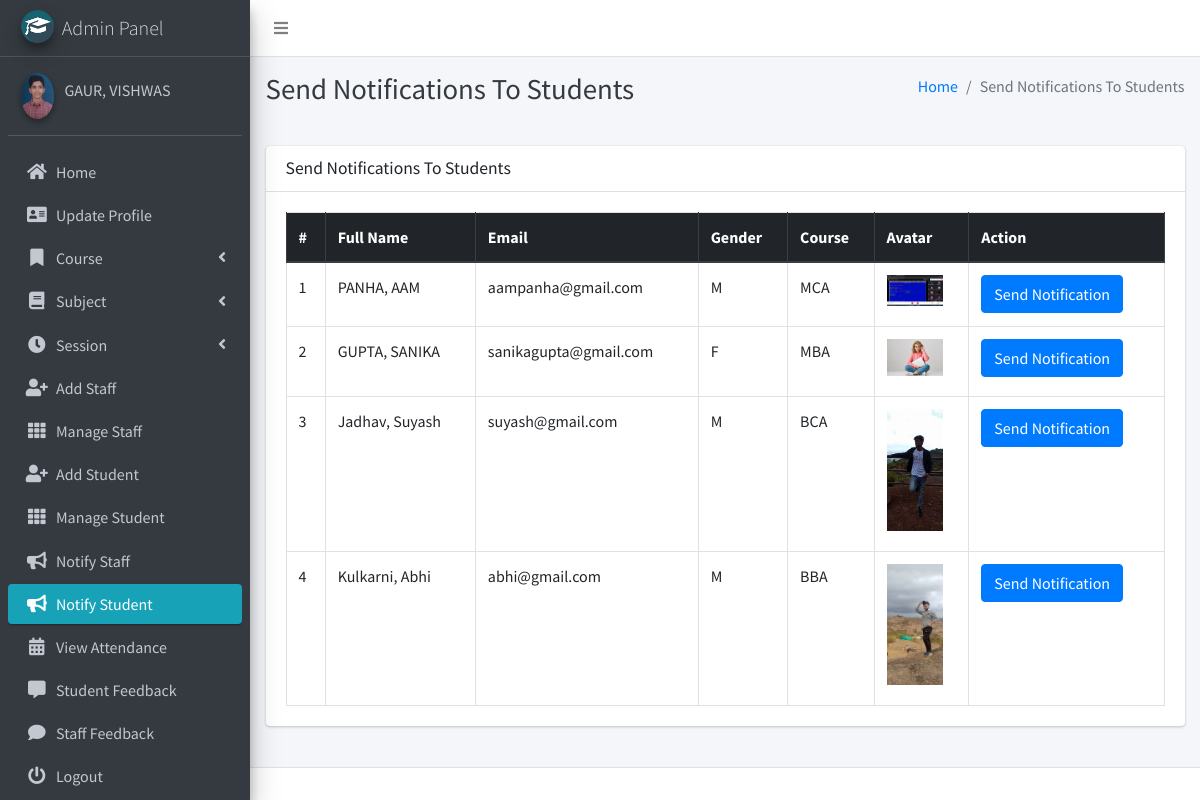
Page /admin_notify_student (signed in) on the committed database.
### main_app/models.py (models this page shows, shortened)
class CustomUser(AbstractUser):
    USER_TYPE = ((1, "HOD"), (2, "Staff"), (3, "Student"))
    GENDER = [("M", "Male"), ("F", "Female")]
    username = None  # Removed username, using email instead
    email = models.EmailField(unique=True)
    user_type = models.CharField(default=1, choices=USER_TYPE, max_length=1)
    gender = models.CharField(max_length=1, choices=GENDER)
    profile_pic = models.ImageField()
    address = models.TextField()
    fcm_token = models.TextField(default="")  # For firebase notifications
    created_at = models.DateTimeField(auto_now_add=True)
    updated_at = models.DateTimeField(auto_now=True)
    USERNAME_FIELD = "email"
    REQUIRED_FIELDS = []
    objects = CustomUserManager()
    def __str__(self):
        return self.last_name + ", " + self.first_name

class Student(models.Model):
    admin = models.OneToOneField(CustomUser, on_delete=models.CASCADE)
    course = models.ForeignKey(Course, on_delete=models.DO_NOTHING, null=True, blank=False)
    session = models.ForeignKey(Session, on_delete=models.DO_NOTHING, null=True)

class Course(models.Model):
    name = models.CharField(max_length=120)
    created_at = models.DateTimeField(auto_now_add=True)
    updated_at = models.DateTimeField(auto_now=True)

### main_app/hod_views.py (the view)
# urls.py: path("admin_notify_student", hod_views.admin_notify_student,
def admin_notify_student(request):
    student = CustomUser.objects.filter(user_type=3)
    context = {
        'page_title': "Send Notifications To Students",
        'students': student
    }
    return render(request, "hod_template/student_notification.html", context)

### main_app/templates/hod_template/student_notification.html (shortened to what this page needs)
{% extends 'main_app/base.html' %}
{% load static %}
{% block page_title %}{{page_title}}{% endblock page_title %}
{% block content %}
<section class="content">
    <div class="container-fluid">
        <div class="row">
            <div class="col-md-12">
                <div class="card">
                    <div class="card-header">
                        <h3 class="card-title">{{page_title}}</h3>
                    </div>
                    <div class="card-body">
                        <table id="example2" class="table table-bordered table-hover">
                            <thead class="thead-dark">
                                <tr>
                                    <th>#</th>
                                    <th>Full Name</th>
                                    <th>Email</th>
                                    <th>Gender</th>
                                    <th>Course</th>
                                    <th>Avatar</th>
                                    <th>Action</th>
                                </tr>
                            </thead>
                            <tbody>
                                {% for student in students %}
                                <tr>
                                    <td>{{ forloop.counter }}</td>
                                    <td>{{student.last_name}}, {{student.first_name}}</td>
                                    <td>{{student.email}}</td>
                                    <td>{{student.gender}}</td>
                                    <td>{{student.student.course.name}}</td>
                                    <td>
                                        {% if student.profile_pic == ""  %}
                                        No Image
                                        {% else %}
                                        <img class="img img-fluid mb-2" height="56" width="56"
                                            src="{{student.profile_pic}}" alt="">
                                        {% endif %}
                                    </td>
                                    <td><button data-toggle = "modal" data-target = "#myModal"class="btn btn-primary show_notification" value="{{student.id}}">Send Notification</button>
                                    </td>
                                </tr>
                                {% endfor %}
                            </tbody>
                        </table>
                    </div>
                </div>
            </div>
        </div>
    </div>
</section>
{% endblock content %}

### main_app/templates/main_app/base.html (shortened to what this page needs)
{% load static %}
<!DOCTYPE html>
<html>
<head>
    <link rel="stylesheet" href="{% static 'plugins/fontawesome-free/css/all.min.css'%} ">
    <link rel="stylesheet" href="https://code.ionicframework.com/ionicons/2.0.1/css/ionicons.min.css">
    <link rel="stylesheet"
        href="{% static 'plugins/tempusdominus-bootstrap-4/css/tempusdominus-bootstrap-4.min.css'%} ">
    <link rel="stylesheet" href="{% static 'plugins/icheck-bootstrap/icheck-bootstrap.min.css'%} ">
    <link rel="stylesheet" href="{% static 'dist/css/adminlte.min.css'%} ">
    <link rel="stylesheet" href="{% static 'plugins/overlayScrollbars/css/OverlayScrollbars.min.css'%} ">
    <link rel="stylesheet" href="{% static 'plugins/daterangepicker/daterangepicker.css'%} ">
</head>
<body class="hold-transition sidebar-mini layout-fixed">
    <div class="wrapper">
        <nav class="main-header navbar navbar-expand navbar-white navbar-light">
            <ul class="navbar-nav">
                <li class="nav-item">
                    <a class="nav-link" data-widget="pushmenu" href="#"><i class="fas fa-bars"></i></a>
                </li>
            </ul>
        </nav>
        {% include "main_app/sidebar_template.html" with user=user %}
        <div class="content-wrapper">
            <div class="content-header">
                <div class="container-fluid">
                    <div class="row mb-2">
                        <div class="col-sm-6">
                            <h1 class="m-0 text-dark">{% block page_title %}{% endblock page_title %}</h1>
                        </div>
                        <div class="col-sm-6">
                            <ol class="breadcrumb float-sm-right">
                                <li class="breadcrumb-item"><a href="#">Home</a></li>
                                <li class="breadcrumb-item active">{{ page_title }}</li>
                            </ol>
                        </div>
                    </div>
                </div>
            </div>
<section class="content">
    <div class="container-fluid">
        <div class="row">
            <div class="col-md-12">
            </div></div></div></section>
            {% block content %}
            {% endblock content %}
        </div>
        {% include "main_app/footer.html" %}
    </div>
</body>
</html>

### main_app/templates/main_app/sidebar_template.html (shortened to what this page needs)
{% load static %}
<aside class="main-sidebar sidebar-dark-info elevation-4">
    {% if request.user.user_type == '1' %}
    <a href="{% url 'admin_home' %}" class="brand-link">
        <img src="{% static 'dist/img/cmsl.png' %} " alt="AdminLTE Logo"
            class="brand-image img-circle elevation-3" >
        <span class="brand-text font-weight-light">Admin Panel</span>
    </a>
    <div class="sidebar">
        <div class="user-panel mt-3 pb-3 mb-3 d-flex">
            <div class="image">
                <img src="{{ request.user.profile_pic}}" class="img-circle elevation-2" alt="User Image">
            </div>
            <div class="info">
                <a href="#" class="d-block">{{user}}</a>
            </div>
        </div>
        <nav class="mt-2">
            <ul class="nav nav-pills nav-sidebar flex-column" data-widget="treeview" role="menu" data-accordion="false">
                <li class="nav-item">
                    {% url 'admin_home' as admin_home %}
                    <a href="{{admin_home}}" class="nav-link {% if admin_home == request.path %} active {% endif %}">
                        <i class="nav-icon fas fa-home"></i>
                        <p>
                            Home
                        </p>
                    </a>
                </li>
                <li class="nav-item">
                    {% url 'admin_view_profile' as admin_view_profile %}
                    <a href="{{admin_view_profile}}"
                        class="nav-link {% if admin_view_profile == request.path %} active {% endif %}">
                        <i class="nav-icon fas fa-address-card"></i>
                        <p>
                            Update Profile
                        </p>
                    </a>
                </li>
                <li class="nav-item has-treeview">
                    <a href="#" class="nav-link">
                        <i class="nav-icon fas fa-bookmark"></i>
                        <p>
                            Course
                            <i class="fas fa-angle-left right"></i>
                        </p>
                    </a>
                </li>
                <li class="nav-item has-treeview">
                    <a href="#" class="nav-link">
                        <i class="nav-icon fas fa-book"></i>
                        <p>
                            Subject
                            <i class="fas fa-angle-left right"></i>
                        </p>
                    </a>
                </li>
                <li class="nav-item has-treeview">
                    <a href="#" class="nav-link">
                        <i class="nav-icon fas fa-clock"></i>
                        <p>
                            Session
                            <i class="fas fa-angle-left right"></i>
                        </p>
                    </a>
                </li>
                <li class="nav-item">
                    {% url 'add_staff' as add_staff %}
                    <a href="{{add_staff}}" class="nav-link {% if add_staff == request.path %} active {% endif %}">
                        <i class="nav-icon fas fa-user-plus"></i>
                        <p>
                            Add Staff
                        </p>
                    </a>
                </li>
                <li class="nav-item">
                    {% url 'manage_staff' as manage_staff %}
                    {% url 'edit_staff' staff_id as edit_staff %}
                    <a href="{{manage_staff}}"
                        class="nav-link {% if manage_staff == request.path or request.path == edit_staff %} active {% endif %}">
                        <i class="nav-icon fas fa-th"></i>
                        <p>
                            Manage Staff
                        </p>
                    </a>
                </li>
                <li class="nav-item">
                    {% url 'add_student' as add_student%}
                    <a href="{{add_student}}" class="nav-link  {% if add_student == request.path %} active {% endif %}">
                        <i class="nav-icon fas fa-user-plus"></i>
                        <p>
                            Add Student
                        </p>
                    </a>
                </li>
                <li class="nav-item">
                    {% url 'manage_student' as manage_student %}
                    {% url 'edit_student' student_id as edit_student %}
                    <a href="{{manage_student}}"
                        class="nav-link  {% if edit_student == request.path or manage_student == request.path %} active {% endif %}">
                        <i class="nav-icon fas fa-th"></i>
                        <p>
                            Manage Student
                        </p>
                    </a>
                </li>
                <li class="nav-item">
                    {% url 'admin_notify_staff' as admin_notify_staff %}
                    <a href="{{admin_notify_staff}}"
                        class="nav-link {% if admin_notify_staff == request.path %} active {% endif %}">
                        <i class="nav-icon fas fa-bullhorn"></i>
                        <p>
                            Notify Staff
                        </p>
                    </a>
                </li>
                <li class="nav-item">
                    {% url 'admin_notify_student' as admin_notify_student %}
                    <a href="{{admin_notify_student}}"
                        class="nav-link {% if admin_notify_student == request.path %} active {% endif %}">
                        <i class="nav-icon fas fa-bullhorn"></i>
                        <p>
                            Notify Student
                        </p>
                    </a>
                </li>
                <li class="nav-item">
                    {% url 'admin_view_attendance' as admin_view_attendance %}
                <li class="nav-item">
                    <a href="{{admin_view_attendance}}"
                        class="nav-link  {% if admin_view_attendance == request.path %} active {% endif %}">
                        <i class="nav-icon fas fa-calendar-alt"></i>
                        <p>
                            View Attendance
                        </p>
                    </a>
                </li>
                <li class="nav-item">
                    {% url 'student_feedback_message' as student_feedback_message %}
                    <a href="{{ student_feedback_message }}"
                        class="nav-link  {% if student_feedback_message == request.path %} active {% endif %}">
                        <i class="nav-icon fas fa-comment-alt"></i>
                        <p>
                            Student Feedback
                        </p>
                    </a>
                </li>
                <li class="nav-item">
                    {% url 'staff_feedback_message' as staff_feedback_message %}
                    <a href="{{staff_feedback_message}}"
                        class="nav-link   {% if staff_feedback_message == request.path %} active {% endif %}">
                        <i class="nav-icon fas fa-comment"></i>
                        <p>
                            Staff Feedback
                        </p>
                    </a>
                </li>
                                        {% endif %}
                                        <li class="nav-item">
                                            <a href="{% url 'user_logout' %}"
                                                onclick="return confirm('Your session would be terminated.\n\nProceed?')"
                                                class="nav-link">
                                                <i class="nav-icon fas fa-power-off"></i>
                                                <p>
                                                    Logout
                                                </p>
                                            </a>
                                        </li>
                                    </ul>
                                </nav>
                            </div>
</aside>

### main_app/templates/main_app/footer.html (shortened to what this page needs)
<footer class="main-footer">
</footer>

### rows in the picture
CustomUser: last_name+first_name "GAUR, VISHWAS"
CustomUser: last_name "PANHA", first_name "AAM", email "aampanha@gmail.com", gender "M", student.course.name "MCA", shows a picture
CustomUser: last_name "GUPTA", first_name "SANIKA", email "sanikagupta@gmail.com", gender "F", student.course.name "MBA", profile_pic (picture)
CustomUser: last_name "Jadhav", first_name "Suyash", email "suyash@gmail.com", gender "M", student.course.name "BCA", profile_pic (picture)
CustomUser: last_name "Kulkarni", first_name "Abhi", email "abhi@gmail.com", gender "M", student.course.name "BBA", profile_pic (picture)

### other values in the picture
{{ page_title }} "Send Notifications To Students"
